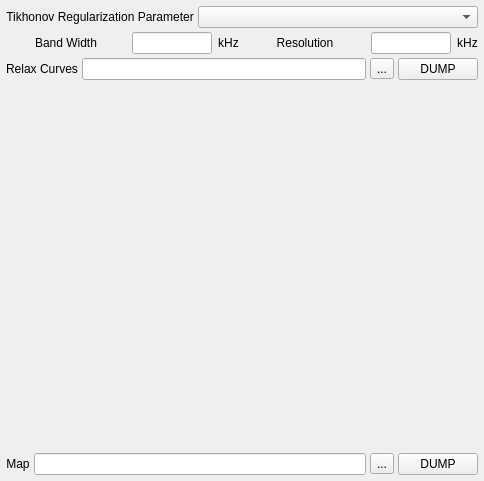
<?xml version="1.0" encoding="UTF-8"?>
<ui version="4.0">
 <class>FrmNMRRelaxMap</class>
 <widget class="QMainWindow" name="FrmNMRRelaxMap">
  <property name="geometry">
   <rect>
    <x>0</x>
    <y>0</y>
    <width>484</width>
    <height>481</height>
   </rect>
  </property>
  <property name="windowTitle">
   <string>NMR/NQR Relax(T1,2) Mapping</string>
  </property>
  <widget class="QWidget" name="widget">
   <layout class="QVBoxLayout" name="verticalLayout">
    <property name="spacing">
     <number>4</number>
    </property>
    <property name="leftMargin">
     <number>6</number>
    </property>
    <property name="topMargin">
     <number>6</number>
    </property>
    <property name="rightMargin">
     <number>6</number>
    </property>
    <property name="bottomMargin">
     <number>6</number>
    </property>
    <item>
     <layout class="QHBoxLayout" name="horizontalLayout">
      <property name="spacing">
       <number>4</number>
      </property>
      <item>
       <widget class="QLabel" name="textLabel5_4">
        <property name="sizePolicy">
         <sizepolicy hsizetype="Fixed" vsizetype="Fixed">
          <horstretch>0</horstretch>
          <verstretch>0</verstretch>
         </sizepolicy>
        </property>
        <property name="text">
         <string>Tikhonov Regularization Parameter</string>
        </property>
        <property name="alignment">
         <set>Qt::AlignCenter</set>
        </property>
        <property name="wordWrap">
         <bool>false</bool>
        </property>
       </widget>
      </item>
      <item>
       <widget class="QComboBox" name="m_cmbRegularizationChoice">
        <property name="sizePolicy">
         <sizepolicy hsizetype="Preferred" vsizetype="Fixed">
          <horstretch>0</horstretch>
          <verstretch>0</verstretch>
         </sizepolicy>
        </property>
       </widget>
      </item>
     </layout>
    </item>
    <item>
     <layout class="QHBoxLayout" name="horizontalLayout_2">
      <item>
       <layout class="QHBoxLayout" name="_2">
        <property name="spacing">
         <number>6</number>
        </property>
        <item>
         <widget class="QLabel" name="textLabel3_3">
          <property name="sizePolicy">
           <sizepolicy hsizetype="Preferred" vsizetype="Fixed">
            <horstretch>0</horstretch>
            <verstretch>0</verstretch>
           </sizepolicy>
          </property>
          <property name="text">
           <string>Band Width</string>
          </property>
          <property name="alignment">
           <set>Qt::AlignCenter</set>
          </property>
          <property name="wordWrap">
           <bool>false</bool>
          </property>
         </widget>
        </item>
        <item>
         <layout class="QHBoxLayout" name="_3">
          <item>
           <widget class="QLineEdit" name="m_edRegularizationBW">
            <property name="sizePolicy">
             <sizepolicy hsizetype="Preferred" vsizetype="Fixed">
              <horstretch>0</horstretch>
              <verstretch>0</verstretch>
             </sizepolicy>
            </property>
            <property name="maximumSize">
             <size>
              <width>80</width>
              <height>32767</height>
             </size>
            </property>
           </widget>
          </item>
          <item>
           <widget class="QLabel" name="textLabel2_3_3">
            <property name="sizePolicy">
             <sizepolicy hsizetype="Fixed" vsizetype="Fixed">
              <horstretch>0</horstretch>
              <verstretch>0</verstretch>
             </sizepolicy>
            </property>
            <property name="text">
             <string>kHz</string>
            </property>
            <property name="alignment">
             <set>Qt::AlignCenter</set>
            </property>
            <property name="wordWrap">
             <bool>false</bool>
            </property>
           </widget>
          </item>
         </layout>
        </item>
       </layout>
      </item>
      <item>
       <layout class="QHBoxLayout" name="_4">
        <property name="spacing">
         <number>6</number>
        </property>
        <item>
         <widget class="QLabel" name="textLabel3_4">
          <property name="sizePolicy">
           <sizepolicy hsizetype="Preferred" vsizetype="Fixed">
            <horstretch>0</horstretch>
            <verstretch>0</verstretch>
           </sizepolicy>
          </property>
          <property name="text">
           <string>Resolution</string>
          </property>
          <property name="alignment">
           <set>Qt::AlignCenter</set>
          </property>
          <property name="wordWrap">
           <bool>false</bool>
          </property>
         </widget>
        </item>
        <item>
         <layout class="QHBoxLayout" name="_5">
          <item>
           <widget class="QLineEdit" name="m_edRegularizationResolution">
            <property name="sizePolicy">
             <sizepolicy hsizetype="Preferred" vsizetype="Fixed">
              <horstretch>0</horstretch>
              <verstretch>0</verstretch>
             </sizepolicy>
            </property>
            <property name="maximumSize">
             <size>
              <width>80</width>
              <height>32767</height>
             </size>
            </property>
           </widget>
          </item>
          <item>
           <widget class="QLabel" name="textLabel2_3_4">
            <property name="sizePolicy">
             <sizepolicy hsizetype="Fixed" vsizetype="Fixed">
              <horstretch>0</horstretch>
              <verstretch>0</verstretch>
             </sizepolicy>
            </property>
            <property name="text">
             <string>kHz</string>
            </property>
            <property name="alignment">
             <set>Qt::AlignCenter</set>
            </property>
            <property name="wordWrap">
             <bool>false</bool>
            </property>
           </widget>
          </item>
         </layout>
        </item>
       </layout>
      </item>
     </layout>
    </item>
    <item>
     <layout class="QHBoxLayout" name="horizontalLayout_3">
      <property name="spacing">
       <number>4</number>
      </property>
      <item>
       <widget class="QLabel" name="textLabel1_4">
        <property name="sizePolicy">
         <sizepolicy hsizetype="Preferred" vsizetype="Fixed">
          <horstretch>0</horstretch>
          <verstretch>0</verstretch>
         </sizepolicy>
        </property>
        <property name="text">
         <string>Relax Curves</string>
        </property>
        <property name="alignment">
         <set>Qt::AlignCenter</set>
        </property>
        <property name="wordWrap">
         <bool>false</bool>
        </property>
       </widget>
      </item>
      <item>
       <widget class="QLineEdit" name="m_edAllRelaxCurvesDump"/>
      </item>
      <item>
       <widget class="QToolButton" name="m_tbAllRelaxCurvesDump">
        <property name="text">
         <string>...</string>
        </property>
       </widget>
      </item>
      <item>
       <widget class="QPushButton" name="m_btnAllRelaxCurvesDump">
        <property name="text">
         <string>DUMP</string>
        </property>
        <property name="autoDefault">
         <bool>false</bool>
        </property>
       </widget>
      </item>
     </layout>
    </item>
    <item>
     <widget class="XQGraph" name="m_graphRelaxMap" native="true">
      <property name="sizePolicy">
       <sizepolicy hsizetype="Expanding" vsizetype="Expanding">
        <horstretch>0</horstretch>
        <verstretch>0</verstretch>
       </sizepolicy>
      </property>
      <property name="minimumSize">
       <size>
        <width>300</width>
        <height>0</height>
       </size>
      </property>
     </widget>
    </item>
    <item>
     <layout class="QHBoxLayout" name="horizontalLayout_5">
      <property name="spacing">
       <number>4</number>
      </property>
      <item>
       <widget class="QLabel" name="textLabel1_5">
        <property name="sizePolicy">
         <sizepolicy hsizetype="Preferred" vsizetype="Fixed">
          <horstretch>0</horstretch>
          <verstretch>0</verstretch>
         </sizepolicy>
        </property>
        <property name="text">
         <string>Map</string>
        </property>
        <property name="alignment">
         <set>Qt::AlignCenter</set>
        </property>
        <property name="wordWrap">
         <bool>false</bool>
        </property>
       </widget>
      </item>
      <item>
       <widget class="QLineEdit" name="m_edRelaxMapDump"/>
      </item>
      <item>
       <widget class="QToolButton" name="m_tbRelaxMapDump">
        <property name="text">
         <string>...</string>
        </property>
       </widget>
      </item>
      <item>
       <widget class="QPushButton" name="m_btnRelaxMapDump">
        <property name="text">
         <string>DUMP</string>
        </property>
        <property name="autoDefault">
         <bool>false</bool>
        </property>
       </widget>
      </item>
     </layout>
    </item>
   </layout>
  </widget>
 </widget>
 <layoutdefault spacing="6" margin="11"/>
 <customwidgets>
  <customwidget>
   <class>XQGraph</class>
   <extends>QWidget</extends>
   <header>graphwidget.h</header>
  </customwidget>
 </customwidgets>
 <tabstops>
  <tabstop>m_cmbRegularizationChoice</tabstop>
  <tabstop>m_edRegularizationBW</tabstop>
  <tabstop>m_edRegularizationResolution</tabstop>
  <tabstop>m_edAllRelaxCurvesDump</tabstop>
  <tabstop>m_tbAllRelaxCurvesDump</tabstop>
  <tabstop>m_btnAllRelaxCurvesDump</tabstop>
  <tabstop>m_edRelaxMapDump</tabstop>
  <tabstop>m_tbRelaxMapDump</tabstop>
  <tabstop>m_btnRelaxMapDump</tabstop>
 </tabstops>
 <resources/>
 <connections/>
</ui>
